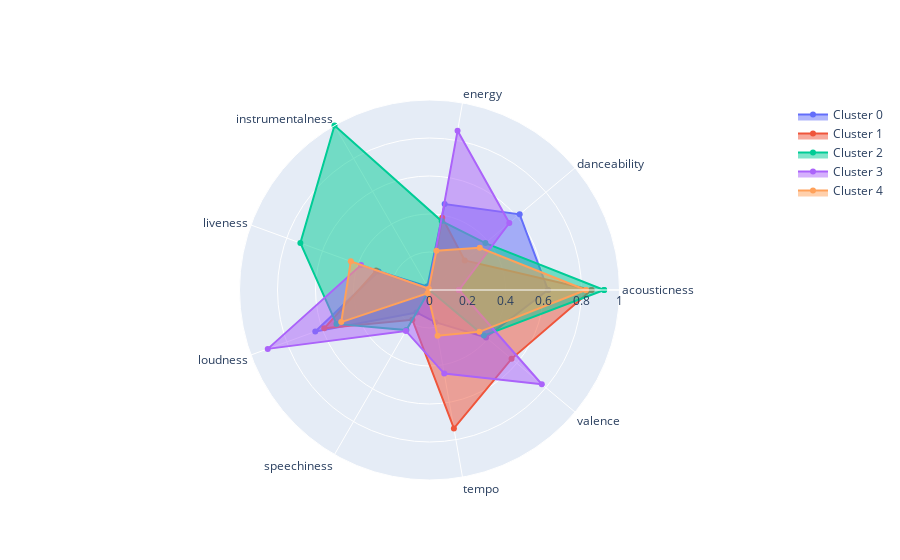

Notebook cell for this chart:
### Code cell
from plotly.subplots import make_subplots
import plotly.graph_objects as go
import numpy as np
fig = go.Figure()

angles = list(values_df.columns[4:])
angles.append(angles[0])

layoutdict = dict(
            radialaxis=dict(
            visible=True,
            range=[0, 1]
            ))

for i in range(n_clusters):
    subset = values_df[values_df['cluster'] == i]
    data = [np.mean(subset[col]) for col in subset.columns[4:]]
    data.append(data[0])
    fig.add_trace(go.Scatterpolar(
        r=data,
        theta=angles,
        fill='toself',
        name="Cluster " + str(i)))
    
fig.update_layout(
        polar=layoutdict,
        showlegend=True
        )
fig.show()

### Figure 1 — Plotly figure (JSON) as saved in the notebook; plotly's stock layout.template omitted (floating-point values rounded to 4 significant figures)
{"data": [{"fill": "toself", "name": "Cluster 0", "r": [0.6237, 0.6195, 0.459, 0.02217, 0.2853, 0.6397, 0.1365, 0.1718, 0.3887, 0.6237], "theta": ["acousticness", "danceability", "energy", "instrumentalness", "liveness", "loudness", "speechiness", "tempo", "valence", "acousticness"], "type": "scatterpolar"}, {"fill": "toself", "name": "Cluster 1", "r": [0.8528, 0.242, 0.3864, 0.0005642, 0.2993, 0.5895, 0.1806, 0.7397, 0.5637, 0.8528], "theta": ["acousticness", "danceability", "energy", "instrumentalness", "liveness", "loudness", "speechiness", "tempo", "valence", "acousticness"], "type": "scatterpolar"}, {"fill": "toself", "name": "Cluster 2", "r": [0.9192, 0.3842, 0.3681, 1, 0.7232, 0.5213, 0.2436, 0, 0.3735, 0.9192], "theta": ["acousticness", "danceability", "energy", "instrumentalness", "liveness", "loudness", "speechiness", "tempo", "valence", "acousticness"], "type": "scatterpolar"}, {"fill": "toself", "name": "Cluster 3", "r": [0.155, 0.5483, 0.8506, 0.008661, 0.3835, 0.906, 0.2488, 0.4467, 0.7716, 0.155], "theta": ["acousticness", "danceability", "energy", "instrumentalness", "liveness", "loudness", "speechiness", "tempo", "valence", "acousticness"], "type": "scatterpolar"}, {"fill": "toself", "name": "Cluster 4", "r": [0.8228, 0.3454, 0.2095, 0.007678, 0.4408, 0.4943, 0.02036, 0.2443, 0.3426, 0.8228], "theta": ["acousticness", "danceability", "energy", "instrumentalness", "liveness", "loudness", "speechiness", "tempo", "valence", "acousticness"], "type": "scatterpolar"}], "layout": {"polar": {"radialaxis": {"range": [0, 1], "visible": true}}, "showlegend": true}}
